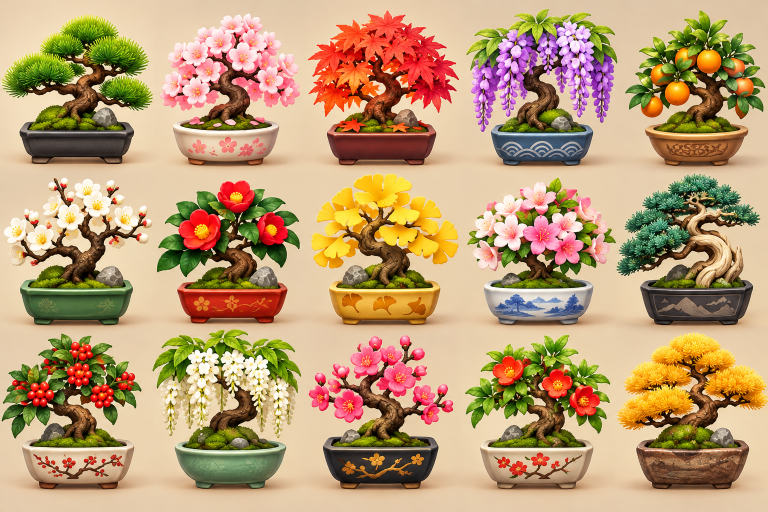
#> input picture docs/design/bonsai/source.png, 1536 x 1024 px, given in place of Bonsai_01_sakura.png, which was not available (shown at 1/2 size)
$ python make_pots.py source.png source.png
#> lines starting #> are read from the running program, lines starting #| are printed output that depends on the picture; pictures that were not available may be replaced by others from this repository, and a replacement may not be noted
#!/usr/bin/env python3
"""おじさんの盆栽: 段ごとに鉢の形を変える加工（#2388）。

同じ色の段（椿と南天・銀杏と金の松・真柏と黒松・桜と梅）が大きさでしか見分けられなかったので、
会長提供の盆栽シート（ChatGPT 生成・2026-10-17）から切り出した絵の**鉢の部分だけ**を段ごとに
別の形へ加工する。木と苔はそのまま、鉢は「鉢の縁の上端」から下を縦横に伸縮し、段によっては
木の卓（台）を描き足す。塗りは元の絵の画素を使うので、鉢の模様・色は元のまま残る。

入力は #2388 より前の `Packages/GameKit/Sources/GameFruits/Resources/Bonsai/`（git の履歴
`origin/release/v1.1.13` 時点）。出力は同じ名前で上書きする。

    /usr/bin/python3 docs/design/bonsai/make_pots.py <入力dir> <出力dir>

段ごとの形（小 → 大）:
  1 桜      丸鉢（元のまま・小さく丸い）
  2 椿      長方鉢・足付き（元のまま）
  3 藤      懸崖鉢（縦に長い）
  4 梅      水盤（横に広く平たい）
  5 みかん  深い丸鉢
  6 銀杏    長方鉢を低い卓に載せる
  7 南天    深い楕円鉢（縦に長い）
  8 紅葉    横に広い長方鉢
  9 真柏    平たい盤を広い板の卓に載せる
 10 黒松    深い長方鉢
 11 金の松  丸鉢を高い卓（高卓）に載せる
"""
import sys
from pathlib import Path

from PIL import Image, ImageDraw, ImageFilter

# 段ごとの加工。rim は「鉢の縁の上端」の y（元の絵の上から・px）。
# sx / sy は鉢の横・縦の倍率。stand は卓の種類（None / "low" / "wide" / "tall"）。
SPECS = {
    "Bonsai_01_sakura":    dict(rim=89,  sx=1.00, sy=1.00, stand=None),
    "Bonsai_02_tsubaki":   dict(rim=110, sx=1.00, sy=1.00, stand=None),
    "Bonsai_03_fuji":      dict(rim=137, sx=1.00, sy=1.90, stand=None),
    "Bonsai_04_ume":       dict(rim=157, sx=1.08, sy=0.50, stand=None),
    "Bonsai_05_mikan":     dict(rim=197, sx=1.00, sy=1.35, stand=None),
    "Bonsai_06_icho":      dict(rim=223, sx=1.00, sy=1.00, stand="low"),
    "Bonsai_07_nanten":    dict(rim=211, sx=1.00, sy=1.50, stand=None),
    "Bonsai_08_momiji":    dict(rim=246, sx=1.12, sy=0.80, stand=None),
    "Bonsai_09_shinpaku":  dict(rim=223, sx=1.15, sy=0.45, stand="wide"),
    "Bonsai_10_kuromatsu": dict(rim=234, sx=1.00, sy=1.55, stand=None),
    "Bonsai_11_kinmatsu":  dict(rim=213, sx=1.00, sy=1.00, stand="tall"),
}

# 同梱する絵の長辺の上限（`ArtTests.artIsDownscaled` と同じ）。
MAX_SIDE = 320

WOOD = (112, 72, 40, 255)
WOOD_LIGHT = (150, 102, 60, 255)
WOOD_DARK = (74, 44, 24, 255)


# [64 lines left out: functions opaque_bounds, draw_stand, not called in this run]


def process(src: Path, dst: Path) -> None:
    spec = SPECS[src.stem]
    im = Image.open(src).convert("RGBA")
    W, H = im.size
#> W = 1536; H = 1024
    rim = spec["rim"]
    tree = im.crop((0, 0, W, rim))
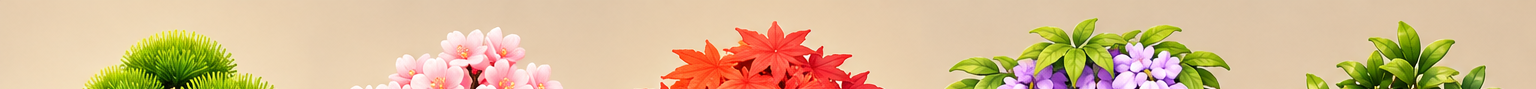
#> tree: PIL image 1536x89 RGBA; mean R, G, B, A 216.9, 188.4, 148.4, 255
    pot = im.crop((0, rim, W, H))
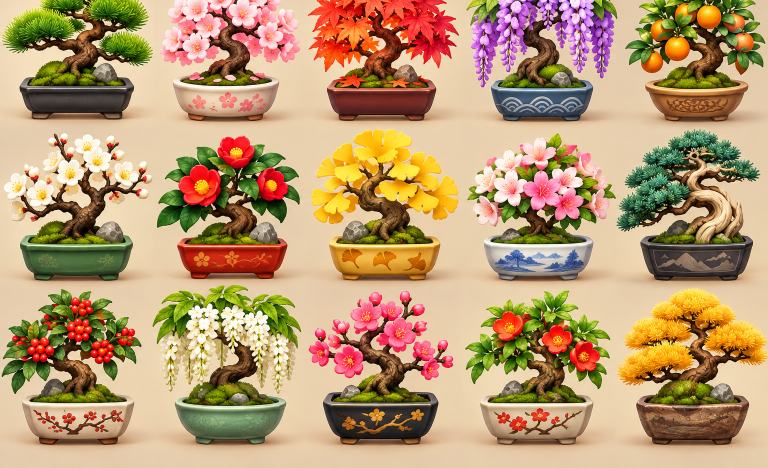
#> pot: PIL image 1536x935 RGBA (shown at 1/2 size); mean R, G, B, A 184.6, 152.6, 112.8, 255
    pot_w = int(round(W * spec["sx"]))
#> pot_w = 1536
    pot_h = max(1, int(round(pot.height * spec["sy"])))
#> pot_h = 935
    pot = pot.resize((pot_w, pot_h), Image.LANCZOS)

    out_w = max(W, pot_w)
#> out_w = 1536
    stand = None
    if spec["stand"]:
        # 鉢の底の幅（足と影を除いた胴の下のほう）
        x0, x1 = opaque_bounds(pot, int(pot_h * 0.6), int(pot_h * 0.75))
        stand = draw_stand(spec["stand"], out_w, x1 - x0)
    out_h = rim + pot_h + (stand.height if stand else 0)
#> out_h = 1024
    out = Image.new("RGBA", (out_w, out_h), (0, 0, 0, 0))
#> out: PIL image 1536x1024 RGBA; every value is 0
    if stand:
        out.alpha_composite(stand, (0, rim + pot_h - 2))
    out.alpha_composite(pot, ((out_w - pot_w) // 2, rim))
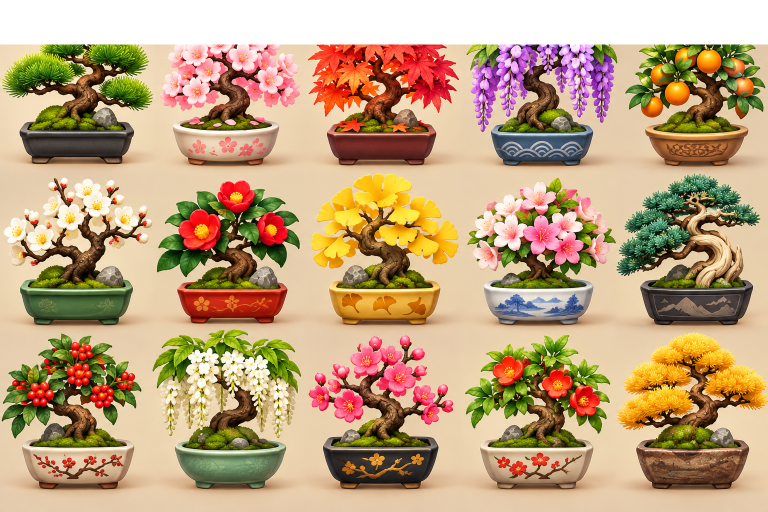
#> out: PIL image 1536x1024 RGBA (shown at 1/2 size); mean R, G, B, A 168.6, 139.4, 103, 232.8; transparent parts drawn white
    out.alpha_composite(tree, ((out_w - W) // 2, 0))

    # 長辺を上限に収める
    side = max(out.size)
#> side = 1536
    if side > MAX_SIDE:
        s = MAX_SIDE / side
#> s = 0.208
        out = out.resize((max(1, int(round(out.width * s))), max(1, int(round(out.height * s)))), Image.LANCZOS)
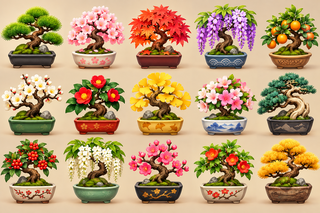
#> out: PIL image 320x213 RGBA; mean R, G, B, A 187.3, 155.8, 116.1, 255

    # 256 色に減色（元の素材と同じ作法）
    out = out.quantize(colors=256, method=Image.Quantize.FASTOCTREE, dither=Image.Dither.FLOYDSTEINBERG)
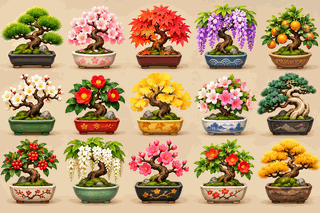
#> out: PIL image 320x213 P; mean R, G, B 186.7, 155.4, 115.5
    out.save(dst, optimize=True)
    print(f"{src.name}: {W}x{H} -> {out.width}x{out.height}")
#| Bonsai_01_sakura.png: 1536x1024 -> 320x213


def main() -> None:
    if len(sys.argv) != 3:
        print(__doc__)
        sys.exit(2)
    src_dir, dst_dir = Path(sys.argv[1]), Path(sys.argv[2])
    dst_dir.mkdir(parents=True, exist_ok=True)
    for name in SPECS:
        process(src_dir / f"{name}.png", dst_dir / f"{name}.png")


if __name__ == "__main__":
#> (the run stopped early here; a loop or call above may not have finished)
